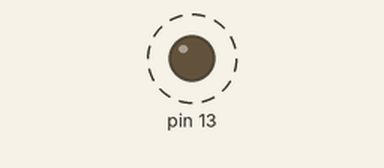
The sketch below on a simulated Arduino Uno, built with avr-gcc and run on an emulated ATmega328P. On the bench: output pins drawn as LEDs (lit = HIGH). Dashed ring = blinking. What the sketch prints to the serial monitor is not drawn.

Above: at 0.2 s.
Timing chart, 0 to 3.0 s (numbered marks = the images above):
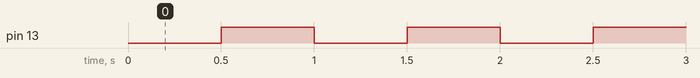

Measured:
- by itself, pin 13: alternates HIGH for 0.50 s and LOW for 0.50 s

The sketch:

heartbeat.ino
```cpp
/* heartbeat
 * once per second--
 * print <n> sec have elapsed
 *
 */

void setup() {
  //establishes bit communication between computer and board
  Serial.begin(9600);
  //make pin ready to write
  pinMode(13, OUTPUT);
}

void loop() {
  digitalWrite(13, LOW);
  //0.5 second delay
  delay(500);
  digitalWrite(13, HIGH);
  delay(500);
  //establish counter variable
  int time = (millis()/1000) + 1;
  //output designated line
  Serial.print(time);
  Serial.println(" second(s) have elapsed");
}
```
